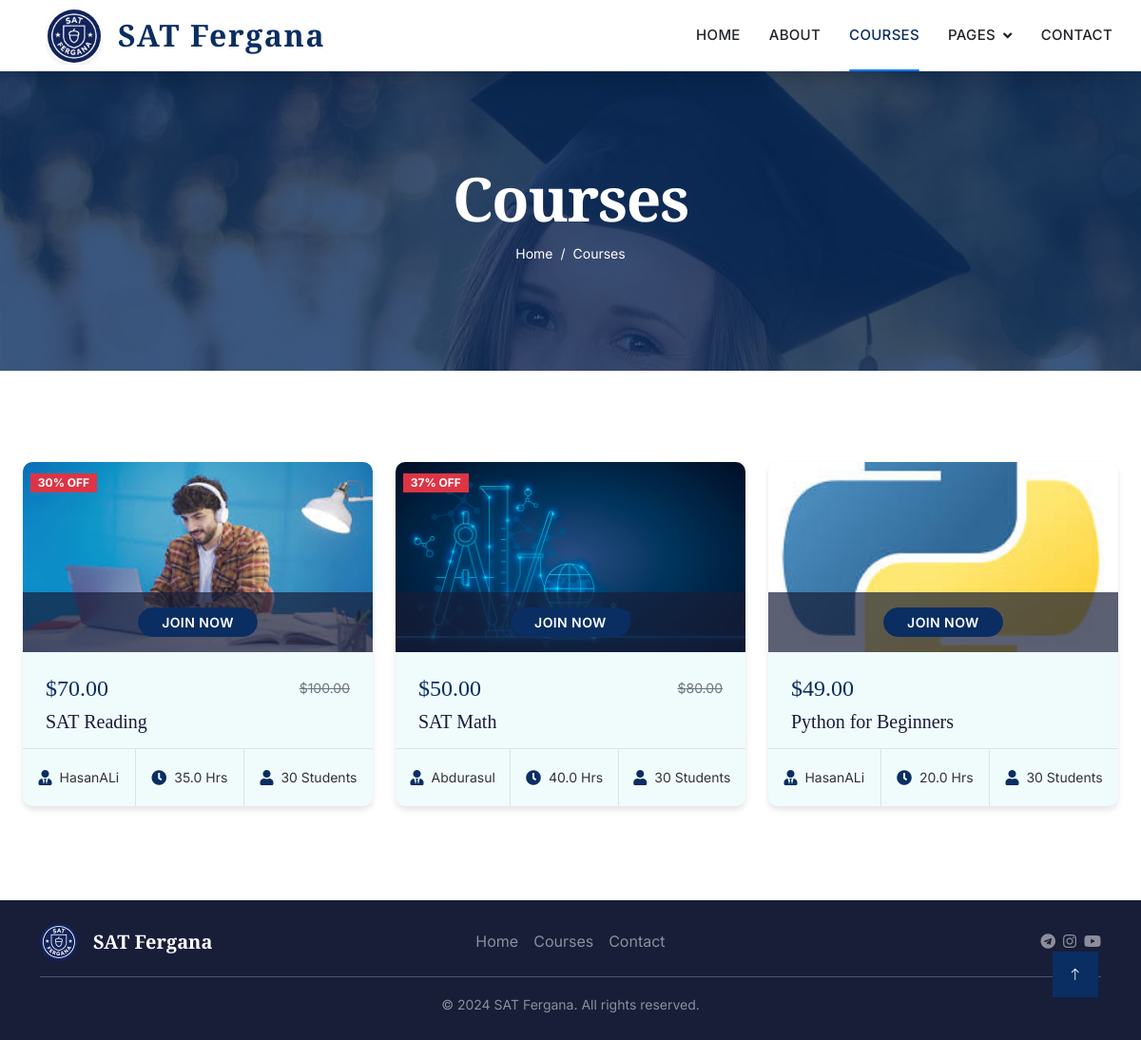
Page /courses/ on the committed database.
### elearning_app/models.py (models this page shows, shortened)
class Course(models.Model):
    LEVEL_CHOICES = [
        ('beginner', 'Beginner'),
        ('intermediate', 'Intermediate'),
        ('advanced', 'Advanced'),
        ('all', 'All Levels'),
    ]
    STATUS_CHOICES = [
        ('draft', 'Draft'),
        ('published', 'Published'),
        ('archived', 'Archived'),
    ]
    title = models.CharField(max_length=200)
    slug = models.SlugField(unique=True, blank=True)
    short_description = models.CharField(max_length=300)
    full_description = models.TextField()
    category = models.ForeignKey(Category, on_delete=models.SET_NULL, null=True, related_name='courses')
    instructor = models.ForeignKey(Instructor, on_delete=models.SET_NULL, null=True, related_name='courses')
    price = models.DecimalField(max_digits=10, decimal_places=2)
    discount_price = models.DecimalField(max_digits=10, decimal_places=2, blank=True, null=True)
    level = models.CharField(max_length=20, choices=LEVEL_CHOICES, default='beginner')
    duration_hours = models.DecimalField(max_digits=5, decimal_places=1, help_text="Course duration in hours")
    max_students = models.IntegerField(default=30)
    enrolled_students = models.IntegerField(default=0)
    thumbnail = models.ImageField(upload_to='courses/thumbnails/')
    featured_image = models.ImageField(upload_to='courses/featured/', blank=True, null=True)
    rating = models.DecimalField(max_digits=3, decimal_places=2, default=0.0)
    rating_count = models.IntegerField(default=0)
    is_featured = models.BooleanField(default=False)
    is_published = models.BooleanField(default=True)
    status = models.CharField(max_length=20, choices=STATUS_CHOICES, default='published')
    created_at = models.DateTimeField(auto_now_add=True)
    updated_at = models.DateTimeField(auto_now=True)
    published_date = models.DateTimeField(null=True, blank=True)
    class Meta:
        ordering = ['-created_at']
    @property
    def current_price(self):
        return self.discount_price if self.discount_price else self.price
    @property
    def is_discounted(self):
        return self.discount_price is not None
    @property
    def discount_percentage(self):
        if self.discount_price and self.price > 0:
            return int(((self.price - self.discount_price) / self.price) * 100)
        return 0

class Instructor(models.Model):
    name = models.CharField(max_length=100)
    designation = models.CharField(max_length=100)
    experience = models.CharField(max_length=100, blank=True)
    bio = models.TextField(blank=True)
    profile_picture = models.ImageField(upload_to='instructors/', blank=True, null=True)
    email = models.EmailField(blank=True)
    phone = models.CharField(max_length=20, blank=True)
    telegram = models.URLField(blank=True)
    twitter = models.URLField(blank=True)
    instagram = models.URLField(blank=True)
    linkedin = models.URLField(blank=True)
    is_featured = models.BooleanField(default=False)
    display_order = models.IntegerField(default=0, help_text="Lower numbers appear first")
    created_at = models.DateTimeField(auto_now_add=True)
    class Meta:
        ordering = ['display_order', 'name']

### elearning_app/views.py (the view, shortened to what this page needs)
# urls.py: path('courses/', views.courses, name='courses'),
def courses(request):
    courses_list = Course.objects.filter(is_published=True).order_by('-created_at')
    categories = Category.objects.filter(is_active=True)
    category_filter = request.GET.get('category')
    level_filter = request.GET.get('level')
    search_query = request.GET.get('search')
    if category_filter:
        courses_list = courses_list.filter(category__slug=category_filter)
    if level_filter:
        courses_list = courses_list.filter(level=level_filter)
    course_stats = {
        'total': Course.objects.filter(is_published=True).count(),
        'beginner': Course.objects.filter(level='beginner', is_published=True).count(),
        'intermediate': Course.objects.filter(level='intermediate', is_published=True).count(),
        'advanced': Course.objects.filter(level='advanced', is_published=True).count(),
    }
    featured_courses = Course.objects.filter(
        is_featured=True,
        is_published=True
    ).order_by('-created_at')[:4]
    total_students = sum(course.enrolled_students for course in courses_list)
    avg_rating = courses_list.aggregate(avg=Avg('rating'))['avg'] or 0
    context = {
        'courses': courses_list,
        'categories': categories,
        'course_stats': course_stats,
        'featured_courses': featured_courses,
        'selected_category': category_filter,
        'selected_level': level_filter,
        'search_query': search_query or '',
        'title': 'Courses - SAT Fergana',
        'total_students': total_students,
        'avg_rating': avg_rating,
    }
    return render(request, 'courses.html', context)

### elearning_app/templates/courses.html (shortened to what this page needs)
{% extends 'base.html' %}
{% load static %}
{% block page_header %}
<div class="container-fluid bg-primary py-5 mb-5 page-header">
    <div class="container py-5">
        <div class="row justify-content-center">
            <div class="col-lg-10 text-center">
                <h1 class="display-3 text-white animated slideInDown">Courses</h1>
                <nav aria-label="breadcrumb">
                    <ol class="breadcrumb justify-content-center">
                        <li class="breadcrumb-item">
                            <a class="text-white" href="{% url 'home' %}">Home</a>
                        </li>
                        <li class="breadcrumb-item text-white active" aria-current="page">
                            Courses
                        </li>
                    </ol>
                </nav>
            </div>
        </div>
    </div>
</div>
{% endblock %}
{% block content %}
<div class="container-xxl py-5">
        <div class="row">
            <div class="col-lg-12">
                {% if courses %}
                <div class="row g-4">
                    {% for course in courses %}
                    <div class="col-lg-4 col-md-6 wow fadeInUp" data-wow-delay="0.{{ forloop.counter }}s">
                        <div class="course-item bg-light">
                            <div class="position-relative overflow-hidden" style="height: 200px;">
                                {% if course.thumbnail %}
                                <img
                                    class="img-fluid w-100 h-100"
                                    src="{{ course.thumbnail.url }}"
                                    alt="{{ course.title }}"
                                    style="object-fit: cover;"
                                >
                                {% endif %}
                                {% if course.is_discounted %}
                                <div class="position-absolute top-0 start-0 m-2">
                                    <span class="badge bg-danger">{{ course.discount_percentage }}% OFF</span>
                                </div>
                                {% endif %}
                                <div
                                    class="position-absolute bottom-0 start-0 w-100 d-flex justify-content-center p-3"
                                    style="background: rgba(24, 29, 56, 0.7);"
                                >
                                    <a href="{% url 'contact' %}" class="btn btn-sm btn-primary px-4" style="border-radius: 30px;">
                                        Join Now
                                    </a>
                                </div>
                            </div>
                            <div class="p-4 pb-0">
                                <div class="d-flex justify-content-between align-items-center mb-2">
                                    <h4 class="text-primary mb-0">${{ course.current_price }}</h4>
                                    {% if course.price > course.current_price %}
                                    <small class="text-muted text-decoration-line-through">${{ course.price }}</small>
                                    {% endif %}
                                </div>
                                <h5 class="mb-3">{{ course.title }}</h5>
                            </div>
                            <div class="d-flex border-top">
                                <div class="flex-fill text-center border-end py-3">
                                    <div class="d-flex align-items-center justify-content-center">
                                        <i class="fa fa-user-tie text-primary me-2"></i>
                                        <small>
                                            {% if course.instructor %}
                                                {{ course.instructor.name|truncatechars:12 }}
                                            {% else %}
                                                Instructor
                                            {% endif %}
                                        </small>
                                    </div>
                                </div>
                                <div class="flex-fill text-center border-end py-3">
                                    <div class="d-flex align-items-center justify-content-center">
                                        <i class="fa fa-clock text-primary me-2"></i>
                                        <small>{{ course.duration_hours|default:"1.49" }} Hrs</small>
                                    </div>
                                </div>
                                <div class="flex-fill text-center py-3">
                                    <div class="d-flex align-items-center justify-content-center">
                                        <i class="fa fa-user text-primary me-2"></i>
                                        <small>{{ course.enrolled_students|default:"30" }} Students</small>
                                    </div>
                                </div>
                            </div>
                        </div>
                    </div>
                    {% endfor %}
                </div>
                {% endif %}
            </div>
        </div>
    </div>
</div>
{% endblock %}

### elearning_app/templates/base.html (shortened to what this page needs)
{% load static %}
<!DOCTYPE html>
<html lang="en">
<head>
    <link href="https://cdnjs.cloudflare.com/ajax/libs/font-awesome/5.10.0/css/all.min.css" rel="stylesheet">
    <link href="https://cdn.jsdelivr.net/npm/bootstrap-icons@1.4.1/font/bootstrap-icons.css" rel="stylesheet">
    <link href="{% static 'lib/animate/animate.min.css' %}" rel="stylesheet">
    <link href="{% static 'lib/owlcarousel/assets/owl.carousel.min.css' %}" rel="stylesheet">
    <link href="{% static 'css/bootstrap.min.css' %}" rel="stylesheet">
    <link href="{% static 'css/style.css' %}" rel="stylesheet">
    <link href="{% static 'css/custom.css' %}" rel="stylesheet">
</head>
<body>
<nav class="navbar navbar-expand-lg bg-white navbar-light shadow sticky-top p-0">
    <a href="{% url 'home' %}" class="navbar-brand d-flex align-items-center px-4 px-lg-5">
        <div class="logo-wrapper me-3">
            <img src="{% static 'img/logo.jpg' %}" alt="SAT Fergana Logo" class="rounded-logo">
        </div>
        <h2 class="m-0 text-primary">SAT Fergana</h2>
    </a>
    <div class="collapse navbar-collapse" id="navbarCollapse">
        <div class="navbar-nav ms-auto p-4 p-lg-0">
            {% url 'home' as home_url %}
            {% url 'about' as about_url %}
            {% url 'courses' as courses_url %}
            {% url 'team' as team_url %}
            {% url 'testimonials' as testimonials_url %}
            {% url 'contact' as contact_url %}
            <a href="{{ home_url }}" class="nav-item nav-link {% if request.path == home_url %}active{% endif %}">Home</a>
            <a href="{{ about_url }}" class="nav-item nav-link {% if request.path == about_url %}active{% endif %}">About</a>
            <a href="{{ courses_url }}" class="nav-item nav-link {% if request.path == courses_url %}active{% endif %}">Courses</a>
            <div class="nav-item dropdown">
                <a href="#" class="nav-link dropdown-toggle {% if request.path == team_url or request.path == testimonials_url %}active{% endif %}" data-bs-toggle="dropdown">Pages</a>
            </div>
            <a href="{{ contact_url }}" class="nav-item nav-link {% if request.path == contact_url %}active{% endif %}">Contact</a>
        </div>
    </div>
</nav>
    {% block page_header %}{% endblock %}
    <div class="container-fluid">
        {% block content %}{% endblock %}
    <br>
    <br>
<footer class="bg-dark text-light py-4">
    <div class="container">
        <div class="row align-items-center">
            <div class="col-lg-4 mb-3 mb-lg-0">
                <div class="d-flex align-items-center">
                    <img src="{% static 'img/logo.jpg' %}" alt="SAT Fergana Logo"
                         class="rounded-circle me-3" style="width: 40px; height: 40px; object-fit: cover;">
                    <h5 class="text-white mb-0">SAT Fergana</h5>
                </div>
            </div>
            <div class="col-lg-4 mb-3 mb-lg-0 text-center">
                <div class="d-flex justify-content-center gap-3">
                    <a href="{% url 'home' %}" class="text-white-50 text-decoration-none">Home</a>
                    <a href="{% url 'courses' %}" class="text-white-50 text-decoration-none">Courses</a>
                    <a href="{% url 'contact' %}" class="text-white-50 text-decoration-none">Contact</a>
                </div>
            </div>
            <div class="col-lg-4 text-center text-lg-end">
                <div class="d-flex justify-content-center justify-content-lg-end gap-2">
                    <a href="#" class="text-white-50"><i class="fab fa-telegram"></i></a>
                    <a href="#" class="text-white-50"><i class="fab fa-instagram"></i></a>
                    <a href="#" class="text-white-50"><i class="fab fa-youtube"></i></a>
                </div>
            </div>
        </div>
        <hr class="my-3 border-secondary">
        <div class="text-center">
            <small class="text-white-50">
                &copy; 2024 SAT Fergana. All rights reserved.
            </small>
        </div>
    </div>
</footer>
    <a href="#" class="btn btn-lg btn-primary btn-lg-square back-to-top"><i class="bi bi-arrow-up"></i></a>
</body>
</html>

### rows in the picture
Course: thumbnail (picture), discount_percentage "30", current_price "70.00", price "100.00", title "SAT Reading", instructor.name "HasanALi", duration_hours "35.0", enrolled_students "30"
Course: thumbnail (picture), discount_percentage "37", current_price "50.00", price "80.00", title "SAT Math", instructor.name "Abdurasul", duration_hours "40.0", enrolled_students "30"
Course: thumbnail (picture), current_price "49.00", title "Python for Beginners", instructor.name "HasanALi", duration_hours "20.0", enrolled_students "30"
